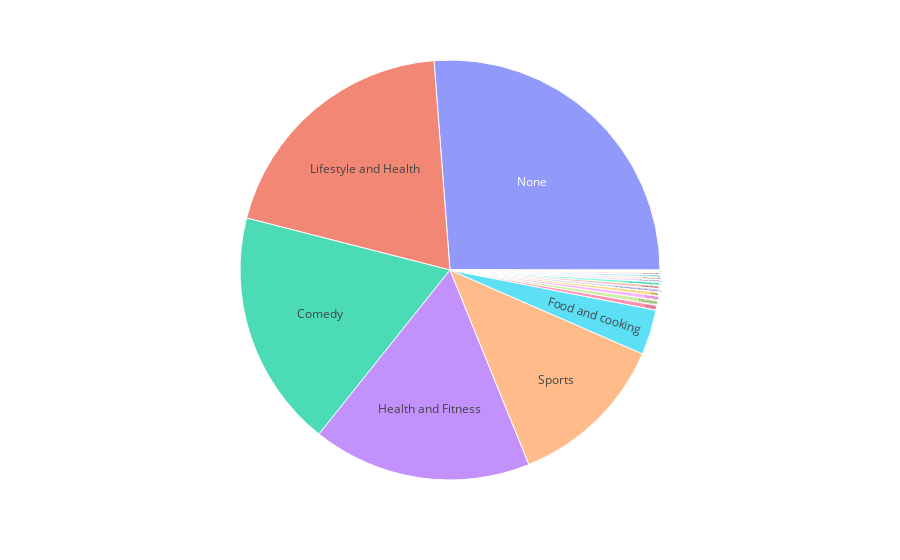

Source (notebook cell):
### Code cell
device = device.dropna()
fig = px.sunburst(device, path=['fav_pod_genre'], values='index')
fig.show()

### Figure 1 — Plotly figure (JSON) as saved in the notebook; plotly's stock layout.template omitted (floating-point values rounded to 4 significant figures)
{"data": [{"branchvalues": "total", "domain": {"x": [0, 1], "y": [0, 1]}, "hovertemplate": "labels=%{label}<br>index=%{value}<br>parent=%{parent}<br>id=%{id}<extra></extra>", "ids": ["Business", "Comedy", "Dance and Relevant cases ", "Educational ", "Everything", "Finance related and current affairs", "Food and cooking", "General knowledge ", "Health and Fitness", "Informative stuff", "Lifestyle and Health", "Murder Mystery ", "None", "Novels", "Political, informative, topics that interests me", "Self help", "Spiritual and devotional", "Sports", "Stories ", "Technology"], "labels": ["Business", "Comedy", "Dance and Relevant cases ", "Educational ", "Everything", "Finance related and current affairs", "Food and cooking", "General knowledge ", "Health and Fitness", "Informative stuff", "Lifestyle and Health", "Murder Mystery ", "None", "Novels", "Political, informative, topics that interests me", "Self help", "Spiritual and devotional", "Sports", "Stories ", "Technology"], "name": "", "parents": ["", "", "", "", "", "", "", "", "", "", "", "", "", "", "", "", "", "", "", ""], "type": "sunburst", "values": [36, 24637, 238, 511, 95, 332, 4692, 252, 22745, 117, 26726, 344, 35372, 374, 357, 453, 264, 16634, 512, 249]}], "layout": {"legend": {"tracegroupgap": 0}, "margin": {"t": 60}}}
